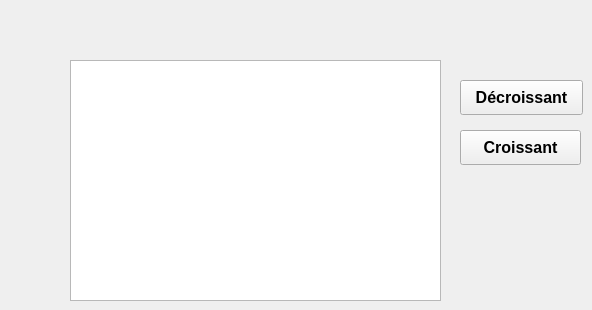
            <widget class="QWidget" name="tab_25">
             <attribute name="title">
              <string>Par nom</string>
             </attribute>
             <widget class="QTableView" name="tri_nom">
              <property name="geometry">
               <rect>
                <x>70</x>
                <y>60</y>
                <width>371</width>
                <height>241</height>
               </rect>
              </property>
             </widget>
             <widget class="QPushButton" name="tricr_nom">
              <property name="geometry">
               <rect>
                <x>460</x>
                <y>130</y>
                <width>121</width>
                <height>35</height>
               </rect>
              </property>
              <property name="font">
               <font>
                <family>Microsoft JhengHei UI</family>
                <pointsize>12</pointsize>
                <weight>75</weight>
                <bold>true</bold>
               </font>
              </property>
              <property name="text">
               <string>Croissant</string>
              </property>
             </widget>
             <widget class="QPushButton" name="tridcr_nom">
              <property name="geometry">
               <rect>
                <x>460</x>
                <y>80</y>
                <width>123</width>
                <height>35</height>
               </rect>
              </property>
              <property name="font">
               <font>
                <family>Microsoft JhengHei UI</family>
                <pointsize>12</pointsize>
                <weight>75</weight>
                <bold>true</bold>
               </font>
              </property>
              <property name="text">
               <string>Décroissant</string>
              </property>
             </widget>
            </widget>
